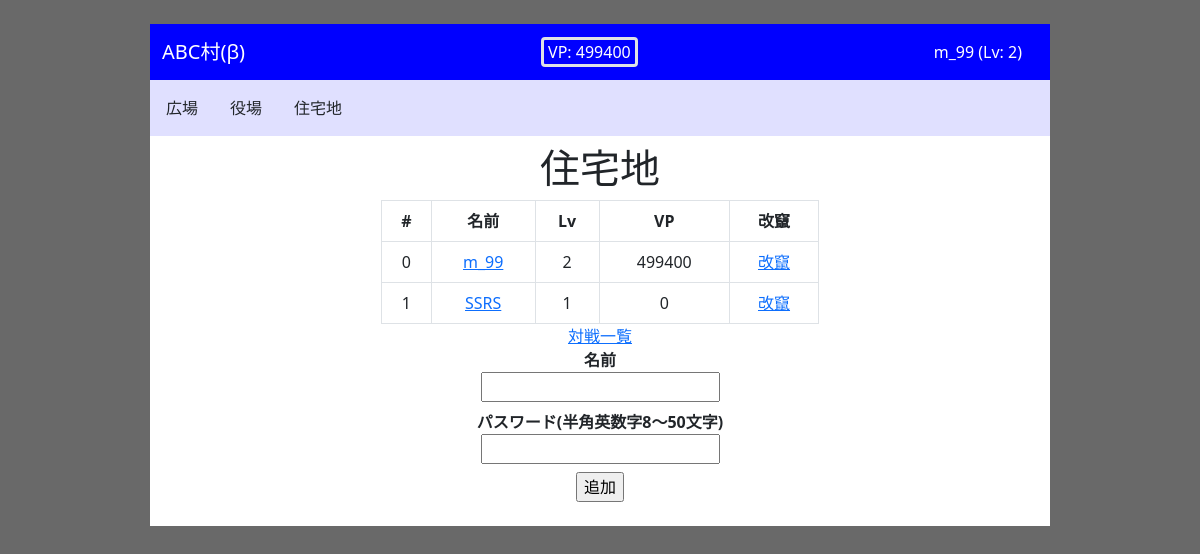
Screenshot of /users (signed in) with the database file from the repository.
### models.py (models this page shows, shortened)
class User(db.Model, UserMixin):
    id = db.Column(db.Integer, primary_key=True)
    username = db.Column(db.String(32), index=True)
    inner_username = db.Column(db.String(32), index=True)
    password = db.Column(db.Text)
    VP = db.Column(db.Integer)
    level = db.Column(db.Integer)
    register_time = db.Column(db.DateTime, default=datetime.now())
    champion_medal = db.Column(db.Integer, default=0)
    complete_medal = db.Column(db.Integer, default=0)
    special_medal = db.Column(db.Integer, default=0)
    @classmethod
    def select_all(cls):
        return cls.query.order_by(cls.id).all()

### module_juutakuti.py (the view)
@module_juutakuti.route('/users', methods=['GET', 'POST'])
def users():
    form = AddUserForm(request.form)
    if is_admin():
        if request.method == 'POST' and form.validate():
            user = User(form.username.data, form.password.data)
            with db.session.begin(subtransactions=True):
                db.session.add(user)
            db.session.commit()
    users = User.select_all()
    return render_template('users.html', users=users, form=form)

### forms.py (shortened to what this page needs)
class AddUserForm(Form):
    username = StringField('名前',
                           validators=[DataRequired(), Regexp('^[_0-9a-zA-Z]+$', message='AtCoder IDに使われない文字が含まれています')])
    password = PasswordField('パスワード(半角英数字8～50文字)',
                             validators=[DataRequired(), Regexp('^[_0-9a-zA-Z]+$', message='使用できない文字が含まれています'),
                                         Length(min=8, max=50, message='文字数が要求を満たしていません')])
    submit = SubmitField('追加')

### models.py (called while the page is built)
def is_admin():
    if current_user.is_authenticated and current_user.username == 'm_99':
        return True
    return False

@login_manager.user_loader
def load_user(user_id):
    return User.query.get(user_id)

### templates/users.html (shortened to what this page needs)
{% extends "base.html" %}
{% from "_helpers.html" import render_field %}
{% block container %}
<h1>住宅地</h1>
<table class="table table-bordered text-center m-auto" style="width: 50%">
  <thead>
    <tr>
      <th scope="col">#</th>
      <th scope="col">名前</th>
      <th scope="col">Lv</th>
      <th scope="col">VP</th>
        {% if current_user.username == 'm_99' %}
            <th scope="col">改竄</th>
        {% endif %}
    </tr>
  </thead>
  <tbody>
        {% for user in users %}
            <tr>
            <td>{{ loop.index - 1 }}</td>
            <td><a href="{{url_for('module_juutakuti.user',username=
            user.username)}}">{{ user.username }}</a></td>
            <td>{{ user.level }}</td>
            <td>{{ user.VP }}</td>
            {% if current_user.username == 'm_99' %}
                <td><a href="{{url_for('module_juutakuti.user_update',username=
            user.username)}}">改竄</a></td>
            {% endif %}
            </tr>
        {% endfor %}
  </tbody>
</table>
{% if current_user.username == 'm_99' %}
    <div><a href="{{url_for('module_juutakuti.battles')}}">対戦一覧</a></div>
{% endif %}
<form method='POST'>
    {% if current_user.username == 'm_99' %}
        {{render_field(form.username)}}
        {{render_field(form.password)}}
        {{form.submit()}}
    {% endif %}
</form>
{% endblock %}

### templates/base.html (shortened to what this page needs)
<!DOCTYPE html>
<html lang="ja">
    <head>
        <link href="https://cdn.jsdelivr.net/npm/bootstrap@5.0.1/dist/css/bootstrap.min.css" rel="stylesheet">
        <link rel="stylesheet" href="https://cdnjs.cloudflare.com/ajax/libs/jquery.tablesorter/2.31.0/css/theme.default.min.css">
    </head>
    <nav class="navbar navbar-expand-lg navbar-dark mx-auto w-75 mt-4" style="background-color: #0000FF;">
        <div class="container-fluid ">
            <div class="nav-item">
                <a class="navbar-brand" href="{{url_for('module_basis.home')}}">ABC村(β)</a></div>
            {% if current_user.is_authenticated %}
                <div class="nav-item px-1 border border-3 rounded">
                    <span class="navbar-text text-white">VP: {{current_user.VP}}</span></div>
                <div class="nav-item">
                    <a class="nav-link text-white" href="{{url_for('module_juutakuti.user', username=current_user.username)}}">{{current_user.username}}
                (Lv: {{ current_user.level}}) </a></div>
            {% else %}
                <div class="nav-item">
                    <a class="nav-link text-white" href="{{url_for('module_regi.login')}}">入村/帰村</a></div>
            {% endif %}
        </div>
    </nav>
    <nav class="navbar navbar-expand-lg navbar-light mx-auto w-75" style="background-color: #E0E0FF;">
        <div class="nav-item">
            <a class="nav-link text-dark" href="{{url_for('module_hiroba.bbs')}}">広場</a>
        </div>
        <div class="nav-item">
            <a class="nav-link text-dark" href="{{url_for('module_yakuba.contests')}}">役場</a>
        </div>
        <div class="nav-item">
            <a class="nav-link text-dark" href="{{url_for('module_juutakuti.users')}}">住宅地</a>
        </div>
    </nav>
    <body>
        <div class="container mx-auto w-75 pt-2 pb-4 mb-4" style="background-color: #FFFFFF;">
            <div class="row">
                <span style="text-align:center">
                {% block container %}
                {% endblock %}
                </span>
            </div>
        </div>
    </body>
</html>

### templates/base.html (style rules this page uses)
body { background-color: dimgray; }

### rows the page displays
User: VP "499400", username "m_99", level "2"
User: username "SSRS", level "1", VP "0"

### other values shown
{{ field.label }} "名前 パスワード(半角英数字8～50文字)"
